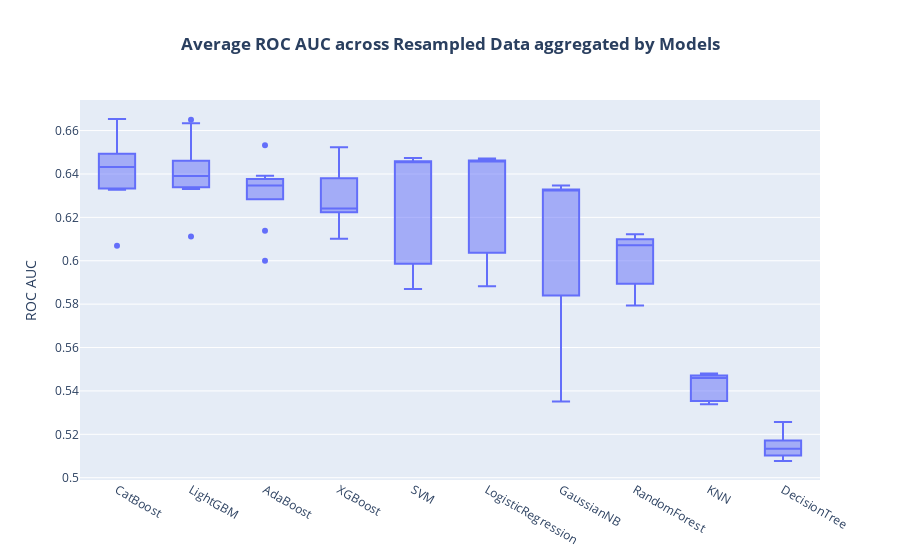
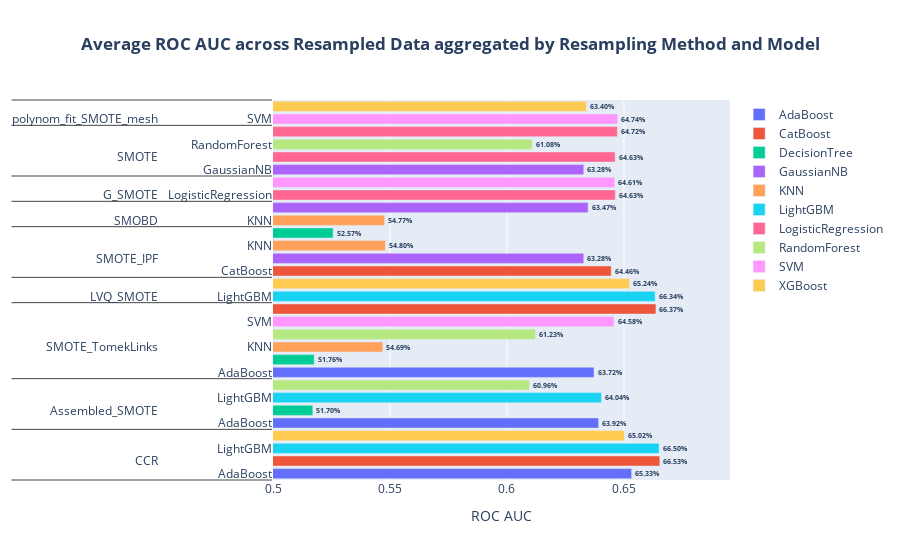

The cell these charts' notebook holds for them, in order:
### Code cell
fig = go.Figure(
    [
        go.Box(
            x=groupby_resampled["model"],
            y=groupby_resampled["roc_auc"],
        )
    ]
)

fig.update_layout(
    height=700,
    hovermode="x unified",
    title="<b>Average ROC AUC across Resampled Data aggregated by Models</b>",
    title_x=0.5,
    yaxis_title="ROC AUC",
)

fig.show()

fig = go.Figure(
    [
        go.Bar(
            y=top_3.query("model == @model")[["resampling", "model"]].T,
            x=top_3.query("model == @model")["roc_auc"],
            text=[
                f"<b>{i*100:.2f}%</b>"
                for i in top_3.query("model == @model")["roc_auc"]
            ],
            textposition="outside",
            name=model,
            orientation="h",
        )
        for model in top_3.model.unique()
    ]
)

fig.update_layout(
    xaxis=dict(
        range=[0.5, top_3.roc_auc.max() + 0.03],
        title="ROC AUC",
    ),
    yaxis=dict(categoryorder="category descending"),
    barmode="group",
    height=1200,
    hovermode="y unified",
    title="<b>Average ROC AUC across Resampled Data aggregated by Resampling Method and Model</b>",
    title_x=0.5,
)

fig.show()

### Figure 1 — Plotly figure (JSON) as saved in the notebook; plotly's stock layout.template omitted (floating-point values rounded to 4 significant figures)
{"data": [{"type": "box", "x": ["CatBoost", "LightGBM", "CatBoost", "LightGBM", "AdaBoost", "XGBoost", "XGBoost", "SVM", "LogisticRegression", "LogisticRegression", "LogisticRegression", "LogisticRegression", "SVM", "LogisticRegression", "LogisticRegression", "SVM", "SVM", "SVM", "SVM", "CatBoost", "CatBoost", "CatBoost", "LightGBM", "LightGBM", "AdaBoost", "LightGBM", "CatBoost", "AdaBoost", "LightGBM", "AdaBoost", "AdaBoost", "GaussianNB", "LightGBM", "XGBoost", "AdaBoost", "CatBoost", "AdaBoost", "LightGBM", "GaussianNB", "GaussianNB", "GaussianNB", "GaussianNB", "CatBoost", "XGBoost", "XGBoost", "XGBoost", "XGBoost", "XGBoost", "AdaBoost", "RandomForest", "LightGBM", "RandomForest", "XGBoost", "RandomForest", "LogisticRegression", "RandomForest", "RandomForest", "CatBoost", "RandomForest", "SVM", "AdaBoost", "GaussianNB", "SVM", "RandomForest", "LogisticRegression", "GaussianNB", "LogisticRegression", "SVM", "RandomForest", "RandomForest", "GaussianNB", "KNN", "KNN", "KNN", "KNN", "KNN", "KNN", "KNN", "GaussianNB", "KNN", "KNN", "DecisionTree", "DecisionTree", "DecisionTree", "DecisionTree", "DecisionTree", "DecisionTree", "DecisionTree", "DecisionTree", "DecisionTree"], "y": [0.6653, 0.665, 0.6637, 0.6634, 0.6533, 0.6524, 0.6502, 0.6474, 0.6472, 0.6463, 0.6463, 0.6461, 0.6461, 0.646, 0.646, 0.6458, 0.6456, 0.6456, 0.6456, 0.6446, 0.6444, 0.6433, 0.6404, 0.6401, 0.6392, 0.639, 0.638, 0.6372, 0.6367, 0.6357, 0.6347, 0.6347, 0.6341, 0.634, 0.6339, 0.6335, 0.6332, 0.6331, 0.6328, 0.6328, 0.6327, 0.6327, 0.6327, 0.6268, 0.6241, 0.6227, 0.6224, 0.6222, 0.6139, 0.6123, 0.6112, 0.6108, 0.6101, 0.6096, 0.6084, 0.6074, 0.6071, 0.6069, 0.6031, 0.6011, 0.6, 0.5956, 0.5914, 0.5914, 0.5896, 0.5891, 0.5883, 0.587, 0.5833, 0.5793, 0.5689, 0.548, 0.5477, 0.5469, 0.5462, 0.5459, 0.5402, 0.5358, 0.5351, 0.5342, 0.5339, 0.5257, 0.5176, 0.517, 0.5165, 0.5133, 0.512, 0.5108, 0.5086, 0.5077]}], "layout": {"autosize": true, "hovermode": "x unified", "title": {"text": "<b>Average ROC AUC across Resampled Data aggregated by Models</b>", "x": 0.5}, "xaxis": {"autorange": true, "range": [-0.5, 9.5], "type": "category"}, "yaxis": {"autorange": true, "range": [0.4989, 0.6741], "title": {"text": "ROC AUC"}, "type": "linear"}}}

### Figure 2 — Plotly figure (JSON) as saved in the notebook; plotly's stock layout.template omitted (floating-point values rounded to 4 significant figures)
{"data": [{"name": "AdaBoost", "orientation": "h", "text": ["<b>65.33%</b>", "<b>63.92%</b>", "<b>63.72%</b>"], "textposition": "outside", "type": "bar", "x": [0.6533, 0.6392, 0.6372], "y": [["CCR", "Assembled_SMOTE", "SMOTE_TomekLinks"], ["AdaBoost", "AdaBoost", "AdaBoost"]]}, {"name": "CatBoost", "orientation": "h", "text": ["<b>66.53%</b>", "<b>66.37%</b>", "<b>64.46%</b>"], "textposition": "outside", "type": "bar", "x": [0.6653, 0.6637, 0.6446], "y": [["CCR", "LVQ_SMOTE", "SMOTE_IPF"], ["CatBoost", "CatBoost", "CatBoost"]]}, {"name": "DecisionTree", "orientation": "h", "text": ["<b>52.57%</b>", "<b>51.76%</b>", "<b>51.70%</b>"], "textposition": "outside", "type": "bar", "x": [0.5257, 0.5176, 0.517], "y": [["SMOBD", "SMOTE_TomekLinks", "Assembled_SMOTE"], ["DecisionTree", "DecisionTree", "DecisionTree"]]}, {"name": "GaussianNB", "orientation": "h", "text": ["<b>63.47%</b>", "<b>63.28%</b>", "<b>63.28%</b>"], "textposition": "outside", "type": "bar", "x": [0.6347, 0.6328, 0.6328], "y": [["G_SMOTE", "SMOTE_IPF", "SMOTE"], ["GaussianNB", "GaussianNB", "GaussianNB"]]}, {"name": "KNN", "orientation": "h", "text": ["<b>54.80%</b>", "<b>54.77%</b>", "<b>54.69%</b>"], "textposition": "outside", "type": "bar", "x": [0.548, 0.5477, 0.5469], "y": [["SMOTE_IPF", "SMOBD", "SMOTE_TomekLinks"], ["KNN", "KNN", "KNN"]]}, {"name": "LightGBM", "orientation": "h", "text": ["<b>66.50%</b>", "<b>66.34%</b>", "<b>64.04%</b>"], "textposition": "outside", "type": "bar", "x": [0.665, 0.6634, 0.6404], "y": [["CCR", "LVQ_SMOTE", "Assembled_SMOTE"], ["LightGBM", "LightGBM", "LightGBM"]]}, {"name": "LogisticRegression", "orientation": "h", "text": ["<b>64.72%</b>", "<b>64.63%</b>", "<b>64.63%</b>"], "textposition": "outside", "type": "bar", "x": [0.6472, 0.6463, 0.6463], "y": [["polynom_fit_SMOTE_mesh", "G_SMOTE", "SMOTE"], ["LogisticRegression", "LogisticRegression", "LogisticRegression"]]}, {"name": "RandomForest", "orientation": "h", "text": ["<b>61.23%</b>", "<b>61.08%</b>", "<b>60.96%</b>"], "textposition": "outside", "type": "bar", "x": [0.6123, 0.6108, 0.6096], "y": [["SMOTE_TomekLinks", "SMOTE", "Assembled_SMOTE"], ["RandomForest", "RandomForest", "RandomForest"]]}, {"name": "SVM", "orientation": "h", "text": ["<b>64.74%</b>", "<b>64.61%</b>", "<b>64.58%</b>"], "textposition": "outside", "type": "bar", "x": [0.6474, 0.6461, 0.6458], "y": [["polynom_fit_SMOTE_mesh", "G_SMOTE", "SMOTE_TomekLinks"], ["SVM", "SVM", "SVM"]]}, {"name": "XGBoost", "orientation": "h", "text": ["<b>65.24%</b>", "<b>65.02%</b>", "<b>63.40%</b>"], "textposition": "outside", "type": "bar", "x": [0.6524, 0.6502, 0.634], "y": [["LVQ_SMOTE", "CCR", "polynom_fit_SMOTE_mesh"], ["XGBoost", "XGBoost", "XGBoost"]]}], "layout": {"autosize": true, "barmode": "group", "hovermode": "y unified", "title": {"text": "<b>Average ROC AUC across Resampled Data aggregated by Resampling Method and Model</b>", "x": 0.5}, "xaxis": {"range": [0.5, 0.6953], "title": {"text": "ROC AUC"}, "type": "linear"}, "yaxis": {"autorange": true, "categoryorder": "category descending", "range": [-0.5, 29.5], "type": "multicategory"}}}
